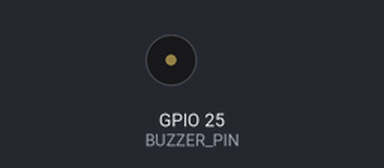
A sketch run on a simulated ESP32. On the bench: buzzer (waves = sounding, pin HIGH). What the sketch prints to the serial monitor is not drawn.

Above: at 1.0 s.
Timing chart, 0 to 4.6 s (numbered marks = the images above):
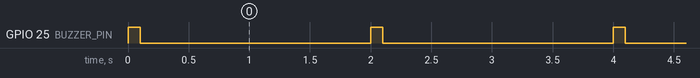

The sketch:

led_output_test.ino
```cpp
const int BUZZER_PIN = 25;

void setup() {
  Serial.begin(115200);

  pinMode(BUZZER_PIN, OUTPUT);

  // 시작할 때 반드시 OFF
  digitalWrite(BUZZER_PIN, LOW);

  Serial.println("KOKCHI BUZZER TEST");
}

void loop() {

  Serial.println("BUZZER ON");
  digitalWrite(BUZZER_PIN, HIGH);

  delay(100);   // 짧게 삑!

  Serial.println("BUZZER OFF");
  digitalWrite(BUZZER_PIN, LOW);

  delay(1900);  // 1.9초 기다림
}
```

Measured:
- by itself, GPIO 25 (BUZZER_PIN): alternates HIGH for 0.10 s and LOW for 1.9 s
